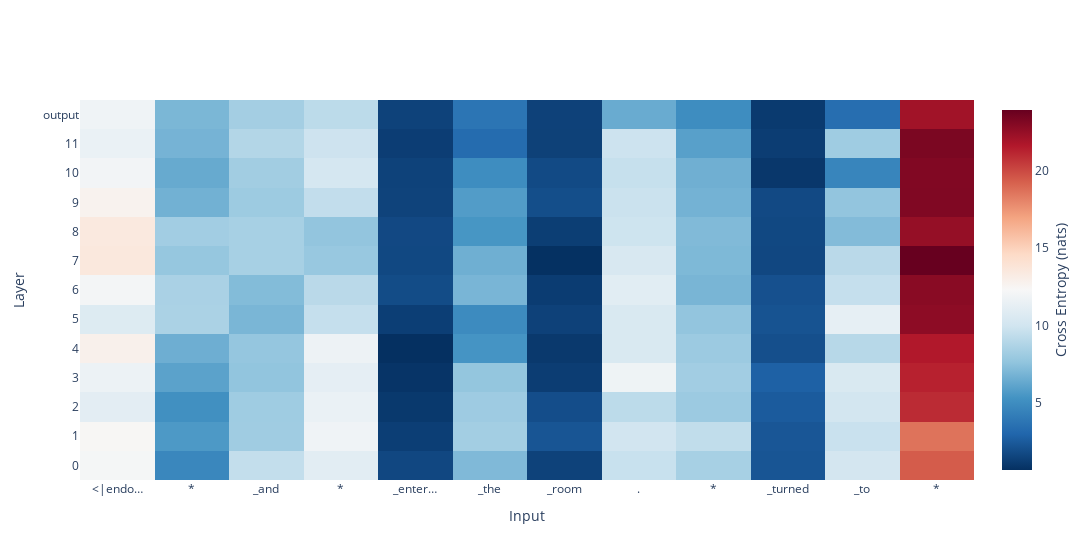

Notebook cell for this chart:
### Code cell
pred_traj_clean.cross_entropy().figure()

### Figure 1 — Plotly figure (JSON) as saved in the notebook; plotly's stock layout.template omitted (floating-point values rounded to 4 significant figures; data arrays with more than 128 entries replaced by an {"elided": "..."} marker saying what was removed)
{"data": [{"colorbar": {"title": {"side": "right", "text": "Cross Entropy (nats)"}}, "colorscale": [[0, "rgb(5,48,97)"], [0.1, "rgb(33,102,172)"], [0.2, "rgb(67,147,195)"], [0.3, "rgb(146,197,222)"], [0.4, "rgb(209,229,240)"], [0.5, "rgb(247,247,247)"], [0.6, "rgb(253,219,199)"], [0.7, "rgb(244,165,130)"], [0.8, "rgb(214,96,77)"], [0.9, "rgb(178,24,43)"], [1, "rgb(103,0,31)"]], "text": {"elided": "13x12 str values"}, "texttemplate": "<b>%{text}</b>", "type": "heatmap", "x": ["<|endo…", "*", "_and", "*", "_enter…", "_the", "_room", ".", "*", "_turned", "_to", "*"], "y": ["0", "1", "2", "3", "4", "5", "6", "7", "8", "9", "10", "11", "output"], "z": {"elided": "13x12 float values"}}], "layout": {"title": {"text": "", "x": 0.5}, "width": 1160, "xaxis": {"title": {"text": "Input"}}, "yaxis": {"title": {"text": "Layer"}}}}
